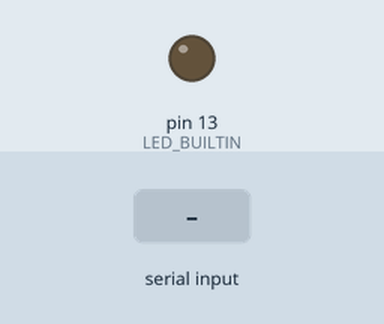
This sketch was run on a simulated Arduino Uno, built with avr-gcc and run on an emulated ATmega328P. Shown: output pins drawn as LEDs (lit = HIGH). The inputs (shaded band) are chosen by the test bench.

Above: at 1.2 s.
1.3 s: "ON" received over Serial
At 2.9 s:
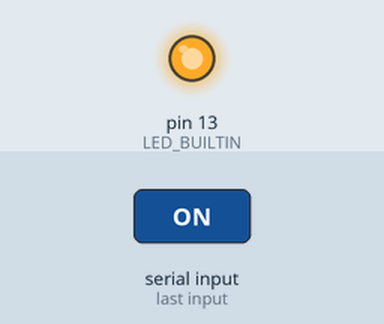
3.8 s: "OFF" received over Serial
At 6.0 s:
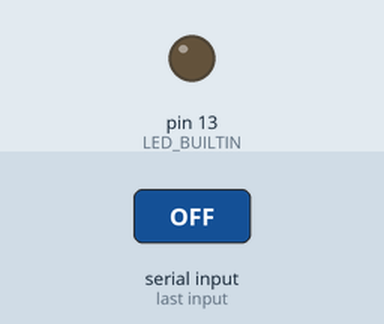
Timing chart, 0 to 7.5 s (numbered marks = the images above; inputs shaded):
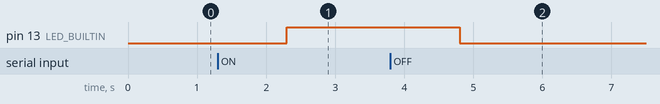

Measured:
- after the input at 1.3 s, pin 13 (LED_BUILTIN): LOW → HIGH after 1.0 s
- after the input at 3.8 s, pin 13 (LED_BUILTIN): HIGH → LOW after 1.0 s

The sketch:

sketch_nov24b.ino
```cpp
const int ledPin = 8;
void setup() {
  // initialize digital pin LED_BUILTIN as an output.
  Serial.begin(9600);
  pinMode(LED_BUILTIN, OUTPUT);
}

void loop() {
  if (Serial.available() > 0){
    String msg = Serial.readString();

    if (msg == "ON"){
      digitalWrite(LED_BUILTIN, HIGH);
    }
    else if (msg == "OFF"){
      digitalWrite(LED_BUILTIN, LOW);
    }
    // else {
    //   for (int i = 0; i < 5; i++){
    //     digitalWrite(redPin, HIGH);
    //     delay(100);
    //     digitalWrite(redPin, LOW);
    //     delay(100);
    //   }
    }
  }
```
